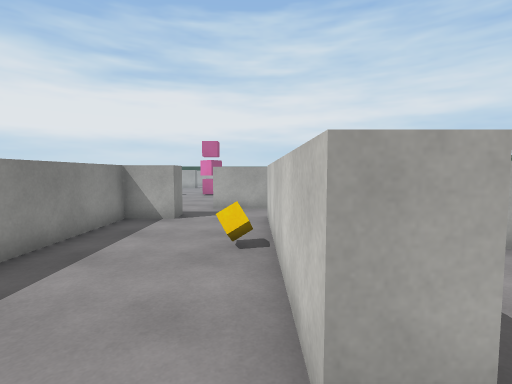
View 1 (above)

21 first-person views from a walk through a Unity game level. The camera is 1.5 m above the floor, tilts 4° down and sees 85° across. The floor is counted in squares, 1 m on a side. Each view is taken from the middle of a square. On the plan, view 1 faces up. The plan holds only what a view shows up to about 14 squares ahead; the rest is blank. The player is left out. Surface patterns are stand-ins for the level's own textures.

View 2
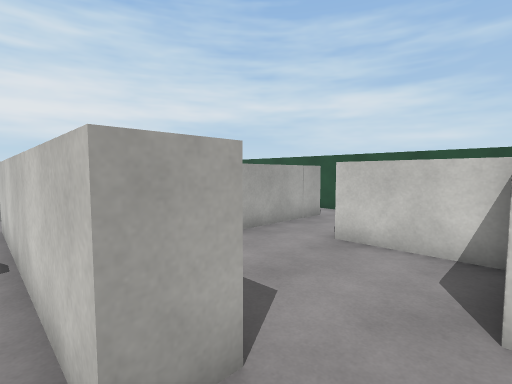

View 3
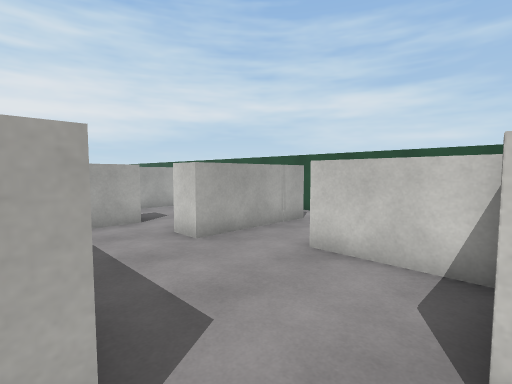

View 4
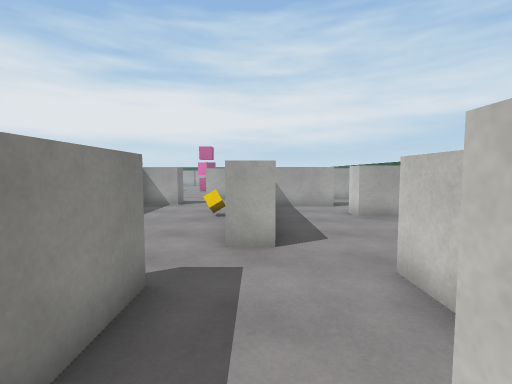

View 5
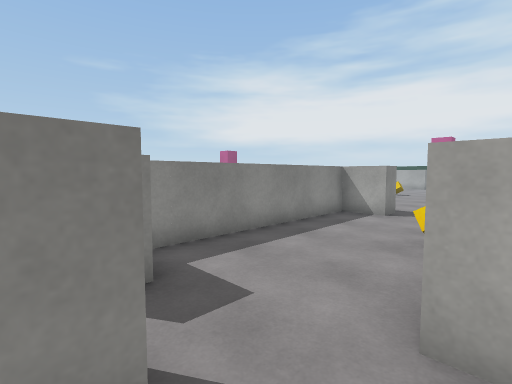

View 6
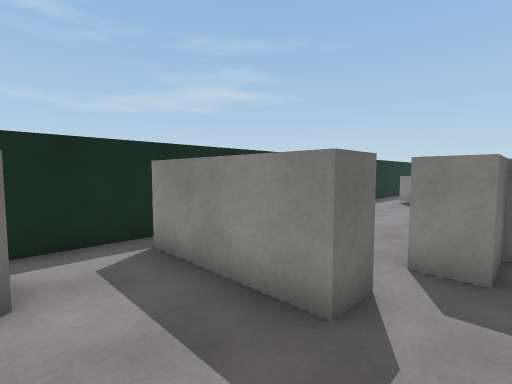

View 7
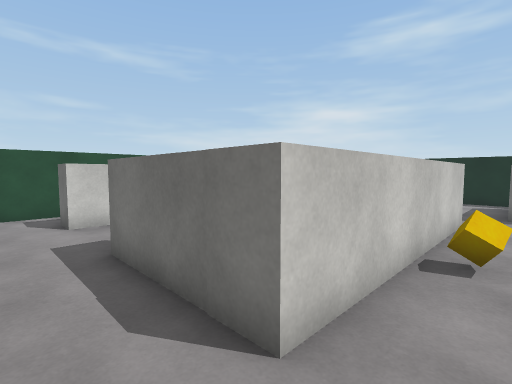

View 8
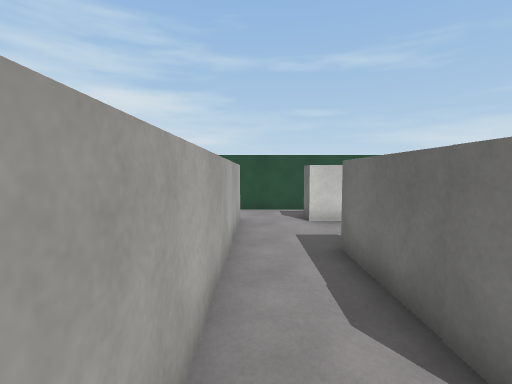

View 9
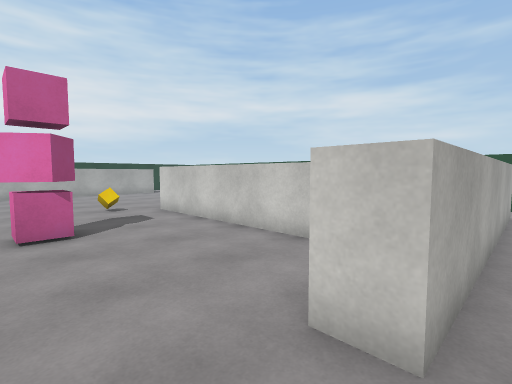

View 10
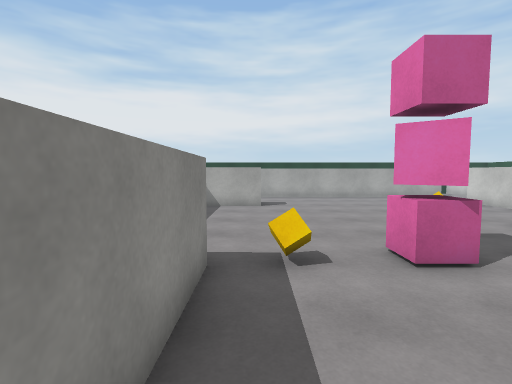

View 11
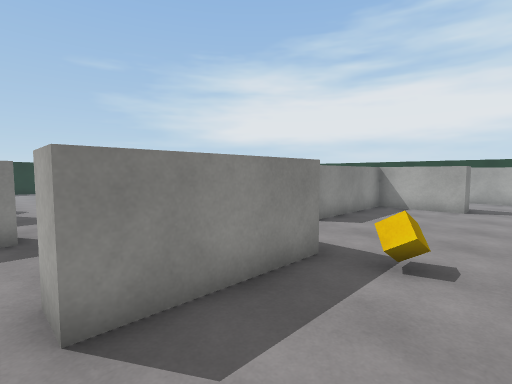

View 12
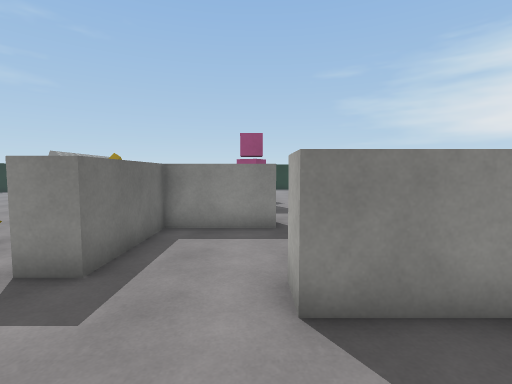

View 13
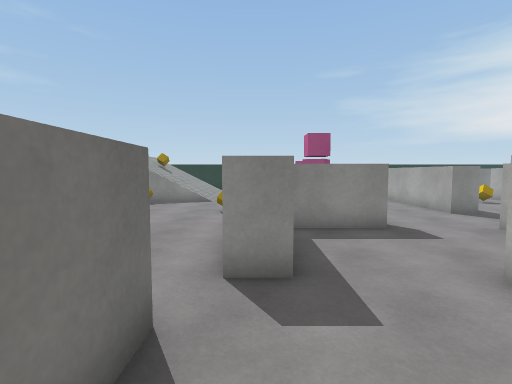

View 14
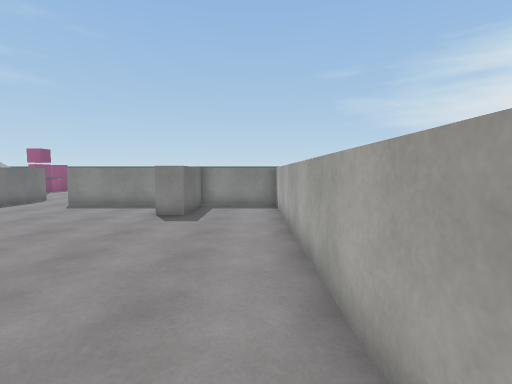

View 15
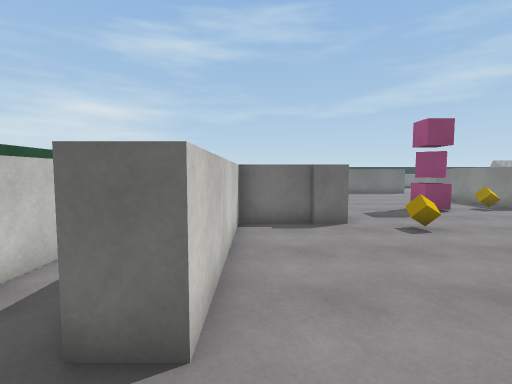

View 16
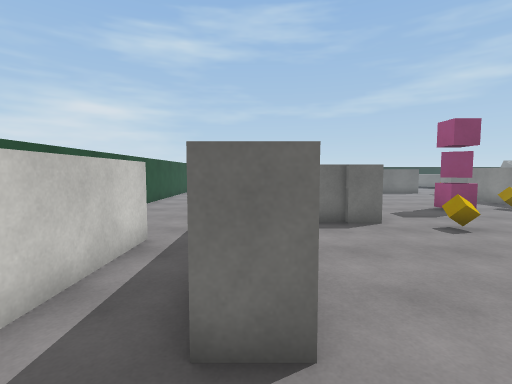

View 17
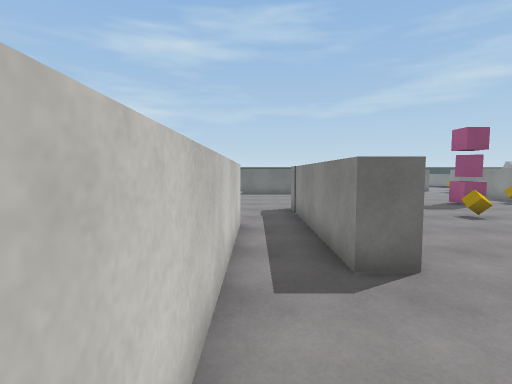

View 18
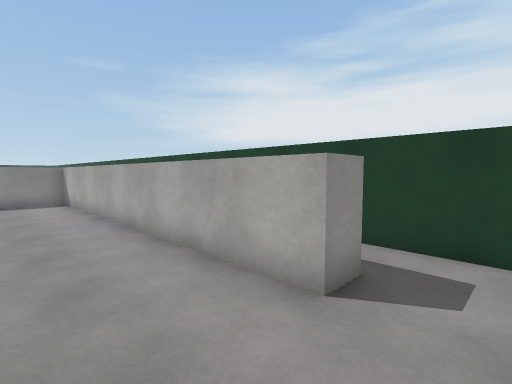

View 19
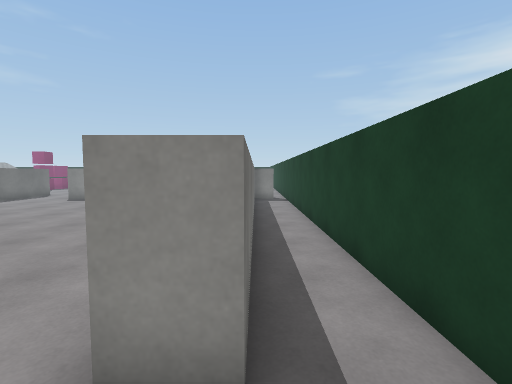

View 20
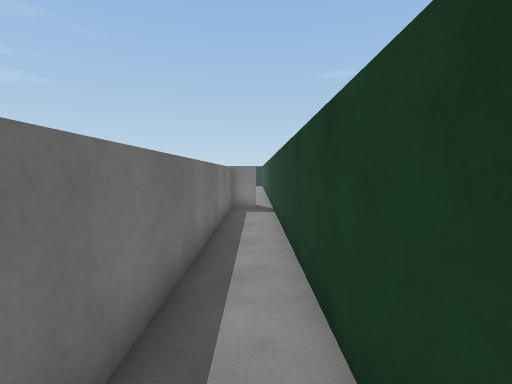

View 21
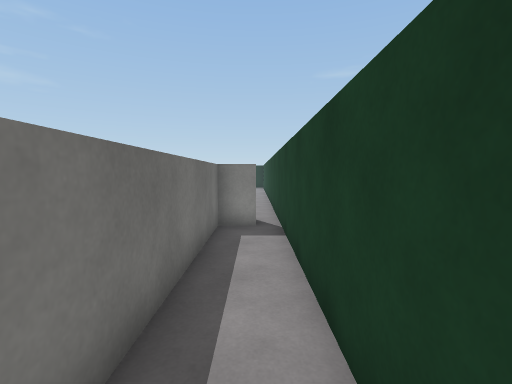

### Floor plan
Ten units are one square. View 1 is at (0, 0); x grows to the right and y downward. Boxes are objects, and circles mark ways between rooms. Rooms are numbered by the first view taken in them; rooms with no view inside come last. Other rooms are left out.
<svg viewBox="-132 -342 240 400">
<path fill="none" stroke="#000" d="M15 -15 4 -15M31 11 31 -2M-5 4 -5 45M57 -2 57 -32M55 -54 45 -54 45 -65M36 -83 19 -83M-10 53 18 53M-27 -100 -27 -90 -43 -90 -43 -7 -27 -7 -27 4M45 -83 36 -83M4 -15 4 -93 45 -93M-15 4 -5 4M75 -82 75 -93 86 -93M79 -115 -18 -115M103 -56 103 -66M103 -90 103 -118M-68 -185 -68 -144 -79 -144M22 -217 45 -217 45 -279 55 -279 55 -235M-101 -185 -85 -185M13 -145 13 -219 24 -219M-18 -115 -18 -126M-115 -146 -115 -115 -79 -115 -79 -105M75 -238 75 -304M-68 -100 -50 -100M53 -309 -88 -309 -88 -275 -58 -275 -58 -265 -88 -265 -88 -212M69 -337 -94 -337M75 -304 75 -316M-88 -330 -88 -319 53 -319 53 -309"/>
<rect x="-5" y="-65" width="10" height="10" fill="#bbb"><title>cube</title></rect>
<rect x="-55" y="-195" width="10" height="10" fill="#bbb"><title>cube</title></rect>
<rect x="-45" y="-195" width="10" height="10" fill="#bbb"><title>pink cube</title></rect>
<rect x="-35" y="-195" width="10" height="20" fill="#bbb"><title>pink cube</title></rect>
<rect x="-25" y="-195" width="10" height="10" fill="#bbb"><title>pink cube</title></rect>
<rect x="-5" y="-235" width="10" height="10" fill="#bbb"><title>cube</title></rect>
<circle cx="0" cy="-5" r="3" fill="#2a7"/>
<circle cx="35" cy="-65" r="3" fill="#2a7"/>
<circle cx="-25" cy="-115" r="3" fill="#2a7"/>
<circle cx="65" cy="-315" r="3" fill="#2a7"/>
<text x="20" y="-20">1</text>
<text x="0" y="-70">2</text>
<text x="-30" y="-210">3</text>
<text x="10" y="-330">4</text>
</svg>
Room 1 opens to room 2. Room 2 opens to room 3. Room 3 opens to room 4.

Where each view was taken, in squares from view 1:
view 1: 0 up, 0 right, facing up
view 2: 0 up, 0 right, facing up-right
view 3: 0 up, 1 right, facing up-right
view 4: 4 down, 1 right, facing up
view 5: 1 down, 1 right, facing up-left
view 6: 1 up, 2 right, facing down-left
view 7: 11 up, 1 left, facing down-right
view 8: 11 up, 1 left, facing right
view 9: 11 up, 4 left, facing up-right
view 10: 14 up, 6 left, facing up
view 11: 14 up, 4 left, facing up-left
view 12: 14 up, 4 left, facing left
view 13: 11 up, 4 left, facing left
view 14: 30 up, 4 right, facing left
view 15: 30 up, 4 right, facing down
view 16: 30 up, 5 right, facing down
view 17: 32 up, 7 right, facing down
view 18: 28 up, 7 right, facing up-left
view 19: 32 up, 7 right, facing left
view 20: 33 up, 3 right, facing left
view 21: 33 up, 1 left, facing left
